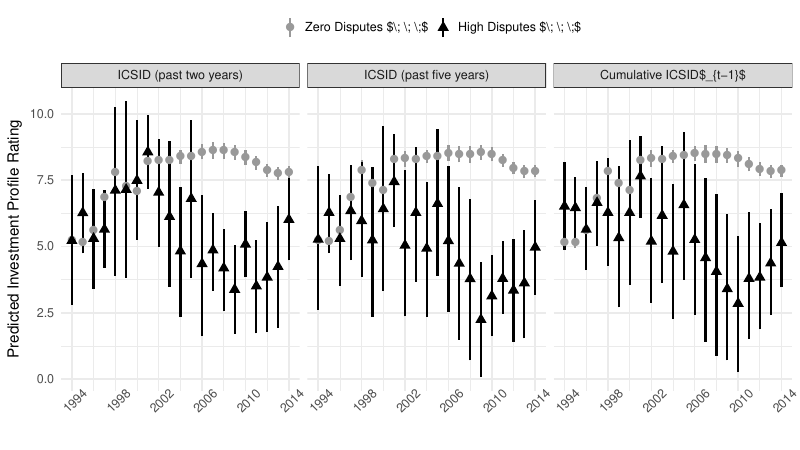

Recreate this plot in R.
#######################################################################################
### source in the setup.R script using the path on your computer
source('~/Research/disputesReputation/replicationArchive/setup.R')

### Load data
load('analysisData.rda')

# Bring in upperincome data
load('upperIncomeData.rda')
ui = modelData[,c('cname', 'upperincome', 'oecd')] %>% unique()
toDrop = setdiff(aData$cname, modelData$cname)
aData = aData[which(!aData$cname %in% toDrop),]

# Subset to post 1987
aData = aData[aData$year>=1987,]
#######################################################################################

###############################################################################
# Model setup
# Set up models
dv='invProf'; dvName='Investment Profile'; fileFE='LinvProfFE.rda' ; yrRange = 1994:2014 ; crossValFileName = 'crossValLevel.tex'; ylabBrk = seq(1990,2014,4)

# dispute var
ivDisp = c(
	'mvs2_iDispB', 'mvs5_iDispB','iDispBC'
	)

# Other covariates
ivOther=c(
	'gdpGr'
	,'gdpCapLog'
	,'popLog'
	,'inflLog'
	, 'intConf'	
	,'extConf'
	,'rbitNoDuplC'	
	,'kaopen'	
	,'polity'
	)

# Untrans IVs
ivs=c(ivDisp, ivOther)
ivAll=lapply(ivDisp, function(x) FUN= c( lagLab(x,1), lagLab(ivOther,1) ) )

##########
# Sample assessment
dvSamp = aData[,c('ccode','year',dv, unique(unlist(ivAll)))] %>% na.omit()
length(unique(dvSamp$ccode))
summary(dvSamp$year)
##########

modForm=lapply(ivAll, function(x){
	as.formula( 
		paste(dv, paste(x, collapse=' + '), sep=' ~ ')
		)
	})
###############################################################################

###############################################################################
# Substantive effect
sims=1000
yrs=1994:2014
modelYrPreds=NULL
for(Year in yrs){
	slice=aData[which(aData$year %in% Year), ]
	yrMod=lapply(modForm, function(x) lm(x, data=slice) )

	# scenario
	# Control vars same for each model
	vars=names(coef(yrMod[[1]]))[c(-1,-2)]
	means=apply(slice[,vars], 2, function(x) mean(x, na.rm=TRUE))
	dispVar=lapply(yrMod, function(x) names(coef(x))[2] )
	minMaxDisp=lapply(dispVar, function(x) quantile(slice[,x], probs=c(0,1), na.rm=TRUE) )
	scen=lapply(minMaxDisp, function(x) rbind( c(1, x[1], means), c(1, x[2], means) ) )
	
	# sims
	draws=lapply(yrMod, function(x) mvrnorm(sims, coef(x), vcov(x)) )
	modelPreds=lapply(1:length(scen), function(x){ 
		preds=data.frame( draws[[x]] %*% t(scen[[x]]) )
		names(preds)=c('lodisp', 'hidisp')
		preds$varYr=paste(dispVar[[x]], Year, sep='__')
		preds } )
	modelPreds=do.call('rbind', modelPreds)

	# Aggregate results
	modelYrPreds=rbind(modelYrPreds, modelPreds)
}

# Aggregate
qSM=function(x){quantile(x, probs=c(0.025,0.975))}
aggData=lapply(unique(modelYrPreds$varYr), function(x){ modelYrPreds[modelYrPreds$varYr==x,] })
aggStats=do.call('rbind', lapply(aggData, function(x){
	stats=t(apply(x[,1:2], 2, function(y){ c(mean(y), qSM(y)) }))
	colnames(stats)=c('mu','qlo','qhi')
	rownames(stats)=NULL
	cbind(unique(x[,3]), c('Low', 'High'), stats) }) )
aggStats=data.frame(aggStats); names(aggStats)[1:2]=c('varYr', 'Scenario')
aggStats$mu=num(aggStats$mu); aggStats$qlo=num(aggStats$qlo); aggStats$qhi=num(aggStats$qhi)
aggStats$dispVar=unlist(lapply(strsplit(char(aggStats$varYr), '__'), function(x) x[1]))
aggStats$Year=num(unlist(lapply(strsplit(char(aggStats$varYr), '__'), function(x) x[2])))

# Plot labeling
aggStats$Scenario=mapVar(aggStats$Scenario, c('Low','High'), paste0(c('Zero ', 'High '), 'Disputes $\\; \\; \\;$'))
VARS=c("lag1_mvs2_iDispB", "lag1_mvs5_iDispB", "lag1_iDispBC")
VARSname=c(
	'ICSID (past two years)','ICSID (past five years)','Cumulative ICSID$_{t-1}$'
	)
aggStats$dispVar=mapVar(aggStats$dispVar, VARS, VARSname )

tmp=ggplot(aggStats, aes(x=Year, color=Scenario)) + scale_color_grey(start=.6, end=0)
tmp=tmp + geom_linerange(aes(ymax=qhi,ymin=qlo), lwd=.75) + geom_point(aes(y=mu,shape=Scenario), cex=2.5) 
tmp=tmp + scale_x_continuous('',breaks=seq(yrs[1], 2014, 4)) + ylab('Predicted Investment Profile Rating')
tmp=tmp + facet_wrap(~dispVar) 
tmp=tmp + theme(
	legend.position='top',
	legend.title=element_blank(),
  	legend.key = element_blank(),
	panel.border=element_blank(),
	axis.ticks=element_blank(),
	axis.text.x=element_text(angle=45)	
	)
ggsave(tmp, file='fig5.pdf', width=8,height=4.5)
###############################################################################